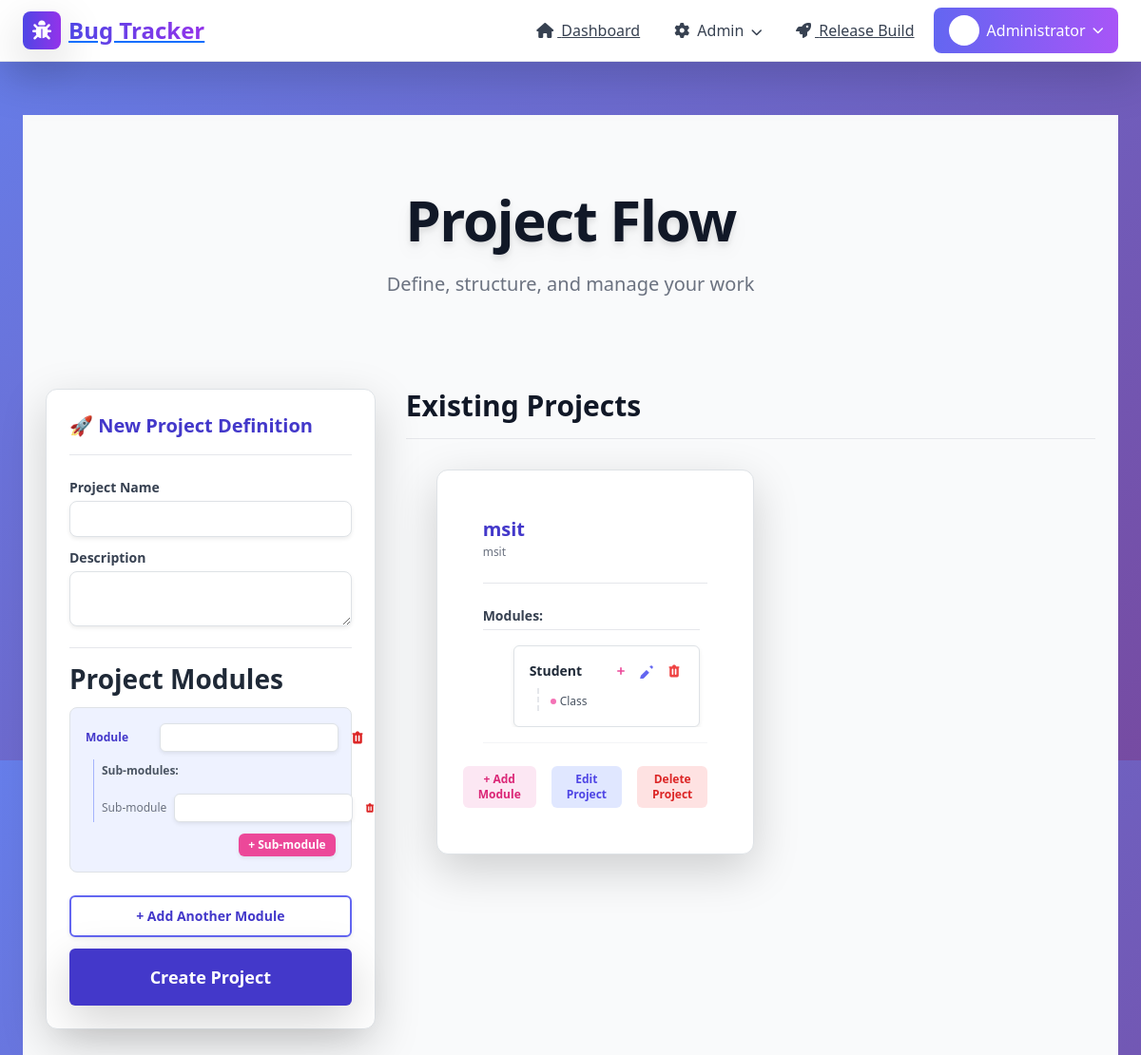
The page /create_project (signed in) on the database its author committed.
### app/models.py (models this page shows, shortened)
class User(db.Model):
    __tablename__ = 'user'
    id = db.Column(db.Integer, primary_key=True)
    username = db.Column(db.String(20), unique=True, nullable=False)
    password_hash = db.Column(db.String(60), nullable=False)
    name = db.Column(db.String(100), nullable=False)
    role_id = db.Column(db.Integer, db.ForeignKey('role.id'), nullable=False)
    role = relationship('Role', back_populates='users')
    assigned_bugs = relationship('Bug', back_populates='assignee', foreign_keys='Bug.assigned_to_id')
    reported_bugs = relationship('Bug', back_populates='reporter', foreign_keys='Bug.reporter_id')
    projects = relationship(
        'Project',
        secondary=user_project_assignment,
        back_populates='users'
    )
    assigned_releases = relationship(
        'Release',
        secondary=release_testers,
        back_populates='assigned_users'
    )

class Project(db.Model):
    __tablename__ = 'project'
    id = db.Column(db.Integer, primary_key=True)
    name = db.Column(db.String(100), unique=True, nullable=False)
    description = db.Column(db.Text)
    bugs = relationship('Bug', back_populates='project', cascade='all, delete-orphan')
    modules = relationship('Module', back_populates='project', cascade='all, delete-orphan')
    releases = relationship('Release', back_populates='project', cascade='all, delete-orphan')
    users = relationship(
        'User',
        secondary=user_project_assignment,
        back_populates='projects'
    )

class Module(db.Model):
    __tablename__ = 'module'
    id = db.Column(db.Integer, primary_key=True)
    name = db.Column(db.String(100), nullable=False)
    project_id = db.Column(db.Integer, db.ForeignKey('project.id'), nullable=False)
    project = relationship('Project', back_populates='modules')
    sub_modules = relationship('SubModule', back_populates='module', cascade='all, delete-orphan')
    bugs = relationship('Bug', back_populates='module', cascade='all, delete-orphan')

class SubModule(db.Model):
    __tablename__ = 'sub_module'
    id = db.Column(db.Integer, primary_key=True)
    name = db.Column(db.String(100), nullable=False)
    module_id = db.Column(db.Integer, db.ForeignKey('module.id'), nullable=False)
    module = relationship('Module', back_populates='sub_modules')
    bugs = relationship('Bug', back_populates='sub_module', cascade='all, delete-orphan')

### app/routes.py (the view, shortened to what this page needs)
@main.route('/create_project', methods=['GET', 'POST'])
@login_required
@permission_required(allowed_roles=['Admin'])
def create_project():
    user = g.user
    projects = Project.query.all()
    return render_template('create_project.html', user=user, projects=projects)

### app/templates/create_project.html (shortened to what this page needs)
{% extends "base.html" %}
{% block content %}
<script src="https://cdn.tailwindcss.com"></script>
<link href="https://cdn.jsdelivr.net/npm/bootstrap@5.3.0/dist/css/bootstrap.min.css" rel="stylesheet">
<div class="min-h-screen bg-gray-50 px-4 py-12">
  <div class="max-w-7xl mx-auto space-y-12">
    <header class="flex flex-col items-center py-8 gap-3">
      <h1 class="text-6xl font-extrabold text-gray-900 tracking-tight drop-shadow-lg">Project Flow</h1>
      <p class="text-xl text-gray-500 font-medium">Define, structure, and manage your work</p>
    </header>
    <div class="grid grid-cols-1 lg:grid-cols-12 gap-8 mt-8">
      <div class="lg:col-span-4">
        <div class="bg-white rounded-xl shadow-lg p-6 border border-gray-100 sticky top-4">
            <h2 class="text-xl font-bold text-indigo-700 mb-6 border-b pb-3">🚀 New Project Definition</h2>
            <form id="create-project-form" action="{{ url_for('main.create_project') }}" method="POST" class="space-y-4">
              <div class="space-y-3">
                <div>
                  <label for="name" class="block text-sm font-semibold text-gray-700 mb-1">Project Name</label>
                  <input type="text" name="name" id="name" required autocomplete="off"
                    class="w-full rounded-lg border border-gray-300 p-2 text-sm shadow-sm focus:ring-indigo-500 focus:border-indigo-500 transition duration-150" />
                </div>
                <div>
                  <label for="description" class="block text-sm font-semibold text-gray-700 mb-1">Description</label>
                  <textarea name="description" id="description" rows="2" autocomplete="off"
                    class="w-full rounded-lg border border-gray-300 p-2 text-sm shadow-sm focus:ring-indigo-500 focus:border-indigo-500 transition duration-150"></textarea>
                </div>
              </div>
              <section id="modules-container" class="space-y-3 pt-3 border-t border-gray-200">
                <h3 class="text-md font-bold text-gray-800 flex items-center gap-2">Project Modules</h3>
                <div class="module-group rounded-lg bg-indigo-50 p-3 border border-indigo-200 space-y-2">
                  <div class="flex items-center gap-2">
                    <label for="module-name-0" class="text-xs font-semibold text-indigo-700 min-w-[70px] flex-shrink-0">Module</label>
                    <input type="text" name="module_name_0" id="module-name-0" required
                      class="flex-grow rounded-md border border-indigo-300 p-1.5 text-xs shadow-sm focus:ring-indigo-400 focus:border-indigo-400 transition" />
                    <button type="button" class="remove-module-btn p-1 text-red-600 hover:bg-red-100 rounded transition" title="Remove Module">
                    </button>
                  </div>
                  <div class="sub-modules-container space-y-2 ml-2 pl-2 border-l border-indigo-300">
                    <p class="text-xs font-semibold text-gray-600 pt-1">Sub-modules:</p>
                    <div class="flex items-center gap-2">
                      <label for="sub-module-name-0-0" class="text-xs font-medium text-gray-500 min-w-[60px] flex-shrink-0">Sub-module</label>
                      <input type="text" name="sub_module_name_0_0" id="sub-module-name-0-0" required
                        class="flex-grow rounded-md border border-gray-300 p-1.5 text-xs shadow-sm focus:ring-pink-400 focus:border-pink-400 transition" />
                      <button type="button" class="remove-sub-module-btn p-1 text-xs rounded-full text-red-600 hover:bg-red-100 transition" title="Remove Sub-module">
                      </button>
                    </div>
                  </div>
                  <div class="flex justify-end pt-1">
                      <button type="button" class="add-sub-module-btn px-2.5 py-1 text-xs rounded-md bg-pink-500 text-white font-semibold hover:bg-pink-600 shadow-sm transition">+ Sub-module</button>
                  </div>
                </div>
              </section>
              <div class="pt-2 space-y-3">
                  <button type="button" id="add-module-btn"
                      class="w-full py-2.5 rounded-md border-2 border-indigo-500 text-indigo-700 font-bold text-sm hover:bg-indigo-50 transition duration-150 shadow-sm">
                      + Add Another Module
                  </button>
                  <button type="submit"
                      class="w-full py-3 rounded-md bg-indigo-700 text-white font-extrabold text-lg hover:bg-indigo-800 shadow-lg transition duration-150">
                      Create Project
                  </button>
              </div>
            </form>
        </div>
      </div>
      <div class="lg:col-span-8">
        <section class="mt-0">
          <h2 class="text-3xl font-extrabold text-gray-900 mb-8 border-b pb-3">Existing Projects</h2>
          {% if projects %}
          <ul id="project-list" class="grid md:grid-cols-2 gap-6">
            {% for project in projects %}
            <li class="bg-white rounded-xl border border-gray-200 shadow-lg p-5 space-y-4 h-full flex flex-col transition duration-300 hover:shadow-xl hover:border-indigo-400"
                data-project-id="{{ project.id }}" data-project-name="{{ project.name }}" data-project-desc="{{ project.description }}">
              <div class="mb-1 border-b pb-2 flex-shrink-0">
                <h3 class="text-xl font-bold text-indigo-700 mb-0.5">{{ project.name }}</h3>
                <p class="text-xs text-gray-500">{{ project.description }}</p>
              </div>
              {% if project.modules %}
              <div class="flex-grow pt-1 overflow-y-auto max-h-48 pr-2 custom-scrollbar">
                <h4 class="font-bold text-gray-700 mb-3 text-sm border-b pb-1">Modules:</h4>
                <ul class="space-y-3">
                  {% for module in project.modules %}
                  <li class="rounded-md bg-white border border-gray-200 p-3 shadow-sm" data-module-id="{{ module.id }}" data-module-name="{{ module.name }}">
                    <div class="flex justify-between items-center mb-2">
                      <span class="font-semibold text-gray-800 text-sm flex-grow">{{ module.name }}</span>
                      <div class="flex gap-2 text-xs flex-shrink-0">
                        <button class="add-sub-module-to-existing-btn text-pink-500 hover:text-pink-700 transition p-0.5"
                          data-module-id="{{ module.id }}" data-module-name="{{ module.name }}" title="Add Sub-module" data-bs-toggle="modal" data-bs-target="#addSubModuleModal">
                          <svg class="w-4 h-4" fill="currentColor" viewBox="0 0 20 20" xmlns="http://www.w3.org/2000/svg"><path fill-rule="evenodd" d="M10 5a1 1 0 011 1v3h3a1 1 0 110 2h-3v3a1 1 0 11-2 0v-3H6a1 1 0 110-2h3V6a1 1 0 011-1z" clip-rule="evenodd"></path></svg>
                        </button>
                        <button class="edit-module-btn text-indigo-500 hover:text-indigo-700 transition p-0.5"
                          data-module-id="{{ module.id }}" data-module-name="{{ module.name }}" title="Edit Module" data-bs-toggle="modal" data-bs-target="#editModuleModal">
                          <svg class="w-4 h-4" fill="currentColor" viewBox="0 0 20 20" xmlns="http://www.w3.org/2000/svg"><path d="M13.586 3.586a2 2 0 112.828 2.828l-.793.793-2.828-2.828.793-.793zm-5.04 5.04l-7.276 7.276a.5.5 0 00-.14.24l-1 4a.5.5 0 00.61.61l4-1a.5.5 0 00.24-.14l7.276-7.276-2.828-2.828z"></path></svg>
                        </button>
                        <button class="delete-module-btn text-red-500 hover:text-red-700 transition p-0.5"
                          data-module-id="{{ module.id }}" data-module-name="{{ module.name }}" title="Delete Module" data-bs-toggle="modal" data-bs-target="#confirmationModal" data-action-type="delete-module">
                        </button>
                      </div>
                    </div>
                    {% if module.sub_modules %}
                    <ul class="ml-2 mt-2 space-y-1 text-xs text-gray-600 border-l-2 border-dashed border-gray-200 pl-3 pt-1">
                      {% for sub_module in module.sub_modules %}
                      <li class="flex justify-between items-center py-0.5 group" data-sub-module-id="{{ sub_module.id }}" data-sub-module-name="{{ sub_module.name }}">
                        <span class="flex items-center gap-1">
                            <span class="inline-block w-1.5 h-1.5 bg-pink-400 rounded-full"></span>
                            {{ sub_module.name }}
                        </span>
                      </li>
                      {% endfor %}
                    </ul>
                    {% endif %}
                  </li>
                  {% endfor %}
                </ul>
              </div>
              {% endif %}
              <nav class="flex justify-end gap-3 pt-4 border-t border-gray-100 flex-shrink-0">
                  <button class="add-module-to-existing-btn px-3 py-1.5 text-xs rounded-md text-pink-600 bg-pink-100 hover:bg-pink-200 font-semibold transition"
                    data-project-id="{{ project.id }}" data-project-name="{{ project.name }}" title="Add Module" data-bs-toggle="modal" data-bs-target="#addModuleModal">
                    + Add Module
                  </button>
                  <button class="edit-project-btn px-3 py-1.5 text-xs rounded-md text-indigo-600 bg-indigo-100 hover:bg-indigo-200 font-semibold transition"
                    data-project-id="{{ project.id }}" data-project-name="{{ project.name }}" data-project-desc="{{ project.description }}" data-bs-toggle="modal" data-bs-target="#editProjectModal">Edit Project</button>
                  <button class="delete-project-btn px-3 py-1.5 text-xs rounded-md text-red-600 bg-red-100 hover:bg-red-200 font-semibold transition"
                    data-project-id="{{ project.id }}" data-bs-toggle="modal" data-bs-target="#confirmationModal" data-action-type="delete-project">Delete Project</button>
              </nav>
            </li>
            {% endfor %}
          </ul>
          {% else %}
          <p class="text-center text-gray-400 text-lg mt-12">No projects have been created yet. Use the form on the left to get started!</p>
          {% endif %}
        </section>
      </div>
    </div>
    </div>
</div>
{% endblock %}

### app/templates/base.html (shortened to what this page needs)
<!DOCTYPE html>
<html lang="en">
<head>
    <script src="https://cdn.tailwindcss.com"></script>
    <link rel="stylesheet" href="https://cdnjs.cloudflare.com/ajax/libs/font-awesome/6.0.0-beta3/css/all.min.css">
    <link href="https://cdn.jsdelivr.net/npm/bootstrap@5.3.0/dist/css/bootstrap.min.css" rel="stylesheet">
</head>
<body class="bg-gray-50 flex flex-col min-h-screen">
    <nav class="bg-white shadow-lg sticky top-0 z-50 border-b border-gray-200">
        <div class="max-w-7xl mx-auto px-4 sm:px-6 lg:px-8">
            <div class="flex justify-between h-16">
                <div class="flex items-center">
                    <a href="{{ url_for('main.dashboard') }}" class="flex items-center space-x-2 group">
                        <div class="w-10 h-10 bg-gradient-to-r from-indigo-600 to-purple-600 rounded-lg flex items-center justify-center shadow-lg group-hover:scale-105 transition-transform">
                            <i class="fas fa-bug text-white text-xl"></i>
                        </div>
                        <span class="text-2xl font-bold bg-gradient-to-r from-indigo-600 to-purple-600 bg-clip-text text-transparent">
                        </span>
                    </a>
                </div>
                <div class="hidden md:flex items-center space-x-1">
                    {% if g.user %}
                        <a href="{{ url_for('main.dashboard') }}" class="px-3 py-2 rounded-lg text-gray-700 hover:bg-indigo-50 hover:text-indigo-600 transition-all duration-200 font-medium">
                            <i class="fas fa-home mr-1"></i> Dashboard
                        </a>
                        {% if g.user.role.name == 'Admin' %}
                            <div class="relative group">
                                <button class="px-3 py-2 rounded-lg text-gray-700 hover:bg-indigo-50 hover:text-indigo-600 transition-all duration-200 font-medium">
                                    <i class="fas fa-cog mr-1"></i> Admin
                                    <i class="fas fa-chevron-down ml-1 text-xs"></i>
                                </button>
                            </div>
                        {% endif %}
                        {% if g.user.role.name in ['Admin', 'Project Head', 'Developer'] %}
                            <a href="{{ url_for('main.release_build') }}" class="px-3 py-2 rounded-lg text-gray-700 hover:bg-indigo-50 hover:text-indigo-600 transition-all duration-200 font-medium">
                                <i class="fas fa-rocket mr-1"></i> Release Build
                            </a>
                        {% endif %}
                        <div class="relative group ml-2">
                            <button class="flex items-center space-x-2 px-3 py-2 rounded-lg bg-gradient-to-r from-indigo-500 to-purple-500 text-white hover:shadow-lg transition-all duration-200">
                                <div class="w-8 h-8 rounded-full bg-white bg-opacity-20 flex items-center justify-center">
                                    <i class="fas fa-user text-sm"></i>
                                </div>
                                <span class="font-medium">{{ g.user.name }}</span>
                                <i class="fas fa-chevron-down text-xs"></i>
                            </button>
                        </div>
                    {% endif %}
                </div>
            </div>
        </div>
    </nav>
    <main class="flex-grow py-8">
        <div class="max-w-7xl mx-auto px-4 sm:px-6 lg:px-8">
            {% block content %}{% endblock %}
        </div>
    </main>
</body>
</html>

### rows shown on the page
User: user.name "Administrator"
Project: name "msit", description "msit"
Module: name "Student"
SubModule: name "Class"
